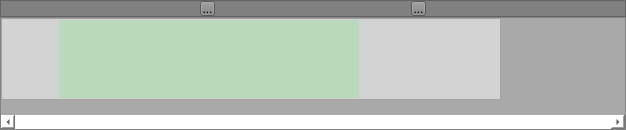
<?xml version="1.0" encoding="UTF-8"?>
<ui version="4.0">
 <class>AnimTimeline</class>
 <widget class="QWidget" name="AnimTimeline">
  <property name="geometry">
   <rect>
    <x>0</x>
    <y>0</y>
    <width>626</width>
    <height>130</height>
   </rect>
  </property>
  <property name="sizePolicy">
   <sizepolicy hsizetype="Preferred" vsizetype="Maximum">
    <horstretch>0</horstretch>
    <verstretch>0</verstretch>
   </sizepolicy>
  </property>
  <property name="maximumSize">
   <size>
    <width>16777215</width>
    <height>130</height>
   </size>
  </property>
  <property name="sizeIncrement">
   <size>
    <width>0</width>
    <height>0</height>
   </size>
  </property>
  <property name="windowTitle">
   <string>Form</string>
  </property>
  <property name="styleSheet">
   <string notr="true">background: white</string>
  </property>
  <layout class="QVBoxLayout" name="verticalLayout">
   <property name="spacing">
    <number>0</number>
   </property>
   <property name="leftMargin">
    <number>0</number>
   </property>
   <property name="topMargin">
    <number>0</number>
   </property>
   <property name="rightMargin">
    <number>0</number>
   </property>
   <property name="bottomMargin">
    <number>0</number>
   </property>
   <item>
    <widget class="QFrame" name="frame_buttons">
     <property name="sizePolicy">
      <sizepolicy hsizetype="Preferred" vsizetype="Fixed">
       <horstretch>0</horstretch>
       <verstretch>0</verstretch>
      </sizepolicy>
     </property>
     <property name="minimumSize">
      <size>
       <width>0</width>
       <height>15</height>
      </size>
     </property>
     <property name="styleSheet">
      <string notr="true">background: gray</string>
     </property>
     <property name="frameShape">
      <enum>QFrame::StyledPanel</enum>
     </property>
     <property name="frameShadow">
      <enum>QFrame::Raised</enum>
     </property>
     <layout class="QHBoxLayout" name="horizontalLayout">
      <property name="topMargin">
       <number>0</number>
      </property>
      <property name="bottomMargin">
       <number>0</number>
      </property>
      <item>
       <widget class="QToolButton" name="toolButton_5">
        <property name="sizePolicy">
         <sizepolicy hsizetype="Fixed" vsizetype="Fixed">
          <horstretch>0</horstretch>
          <verstretch>0</verstretch>
         </sizepolicy>
        </property>
        <property name="minimumSize">
         <size>
          <width>0</width>
          <height>0</height>
         </size>
        </property>
        <property name="maximumSize">
         <size>
          <width>15</width>
          <height>15</height>
         </size>
        </property>
        <property name="text">
         <string>...</string>
        </property>
        <property name="iconSize">
         <size>
          <width>10</width>
          <height>10</height>
         </size>
        </property>
       </widget>
      </item>
      <item>
       <widget class="QToolButton" name="toolButton">
        <property name="sizePolicy">
         <sizepolicy hsizetype="Fixed" vsizetype="Fixed">
          <horstretch>0</horstretch>
          <verstretch>0</verstretch>
         </sizepolicy>
        </property>
        <property name="minimumSize">
         <size>
          <width>10</width>
          <height>10</height>
         </size>
        </property>
        <property name="maximumSize">
         <size>
          <width>15</width>
          <height>15</height>
         </size>
        </property>
        <property name="text">
         <string>...</string>
        </property>
        <property name="iconSize">
         <size>
          <width>10</width>
          <height>10</height>
         </size>
        </property>
       </widget>
      </item>
     </layout>
    </widget>
   </item>
   <item>
    <widget class="QScrollAreaRuler" name="scrollArea">
     <property name="sizePolicy">
      <sizepolicy hsizetype="Expanding" vsizetype="Expanding">
       <horstretch>0</horstretch>
       <verstretch>0</verstretch>
      </sizepolicy>
     </property>
     <property name="tabletTracking">
      <bool>false</bool>
     </property>
     <property name="styleSheet">
      <string notr="true">background: darkgray</string>
     </property>
     <property name="frameShape">
      <enum>QFrame::StyledPanel</enum>
     </property>
     <property name="frameShadow">
      <enum>QFrame::Sunken</enum>
     </property>
     <property name="horizontalScrollBarPolicy">
      <enum>Qt::ScrollBarAlwaysOn</enum>
     </property>
     <property name="widgetResizable">
      <bool>true</bool>
     </property>
     <widget class="QWidgetRuler" name="scrollAreaWidgetContents">
      <property name="geometry">
       <rect>
        <x>0</x>
        <y>0</y>
        <width>500</width>
        <height>98</height>
       </rect>
      </property>
      <property name="sizePolicy">
       <sizepolicy hsizetype="Fixed" vsizetype="Preferred">
        <horstretch>0</horstretch>
        <verstretch>0</verstretch>
       </sizepolicy>
      </property>
      <property name="minimumSize">
       <size>
        <width>500</width>
        <height>0</height>
       </size>
      </property>
      <property name="maximumSize">
       <size>
        <width>16777215</width>
        <height>16777215</height>
       </size>
      </property>
      <property name="sizeIncrement">
       <size>
        <width>0</width>
        <height>0</height>
       </size>
      </property>
      <property name="baseSize">
       <size>
        <width>0</width>
        <height>0</height>
       </size>
      </property>
      <layout class="QVBoxLayout" name="verticalLayout_3">
       <property name="spacing">
        <number>0</number>
       </property>
       <property name="leftMargin">
        <number>0</number>
       </property>
       <property name="topMargin">
        <number>0</number>
       </property>
       <property name="rightMargin">
        <number>0</number>
       </property>
       <property name="bottomMargin">
        <number>0</number>
       </property>
       <item>
        <widget class="QFrameSelector" name="frame_selector">
         <property name="sizePolicy">
          <sizepolicy hsizetype="Preferred" vsizetype="Preferred">
           <horstretch>0</horstretch>
           <verstretch>0</verstretch>
          </sizepolicy>
         </property>
         <property name="minimumSize">
          <size>
           <width>0</width>
           <height>0</height>
          </size>
         </property>
         <property name="maximumSize">
          <size>
           <width>16777215</width>
           <height>16777215</height>
          </size>
         </property>
         <property name="baseSize">
          <size>
           <width>0</width>
           <height>0</height>
          </size>
         </property>
         <property name="styleSheet">
          <string notr="true">background: lightgray;</string>
         </property>
         <property name="frameShape">
          <enum>QFrame::StyledPanel</enum>
         </property>
         <property name="frameShadow">
          <enum>QFrame::Raised</enum>
         </property>
         <layout class="QHBoxLayout" name="horizontalLayout_2">
          <property name="spacing">
           <number>0</number>
          </property>
          <property name="leftMargin">
           <number>0</number>
          </property>
          <property name="topMargin">
           <number>1</number>
          </property>
          <property name="rightMargin">
           <number>1</number>
          </property>
          <property name="bottomMargin">
           <number>1</number>
          </property>
          <item>
           <widget class="QFrame" name="frame_spacer">
            <property name="sizePolicy">
             <sizepolicy hsizetype="Minimum" vsizetype="Preferred">
              <horstretch>0</horstretch>
              <verstretch>0</verstretch>
             </sizepolicy>
            </property>
            <property name="minimumSize">
             <size>
              <width>50</width>
              <height>0</height>
             </size>
            </property>
            <property name="styleSheet">
             <string notr="true">background-color: transparent;
</string>
            </property>
            <property name="frameShape">
             <enum>QFrame::StyledPanel</enum>
            </property>
            <property name="frameShadow">
             <enum>QFrame::Raised</enum>
            </property>
           </widget>
          </item>
          <item>
           <widget class="QLabelSlider" name="label_leftSlider">
            <property name="sizePolicy">
             <sizepolicy hsizetype="Fixed" vsizetype="Fixed">
              <horstretch>0</horstretch>
              <verstretch>0</verstretch>
             </sizepolicy>
            </property>
            <property name="minimumSize">
             <size>
              <width>0</width>
              <height>50</height>
             </size>
            </property>
            <property name="cursor">
             <cursorShape>SizeHorCursor</cursorShape>
            </property>
            <property name="text">
             <string/>
            </property>
            <property name="pixmap">
             <pixmap resource="timeline.qrc">:/images/leftSlider.png</pixmap>
            </property>
           </widget>
          </item>
          <item>
           <widget class="QFrame" name="frame_playZone">
            <property name="sizePolicy">
             <sizepolicy hsizetype="Fixed" vsizetype="Preferred">
              <horstretch>0</horstretch>
              <verstretch>0</verstretch>
             </sizepolicy>
            </property>
            <property name="minimumSize">
             <size>
              <width>300</width>
              <height>0</height>
             </size>
            </property>
            <property name="styleSheet">
             <string notr="true">background-color: qlineargradient(spread:pad, x1: 0 y1: 0, x2: 0 y2: 1, stop:0 rgba(0,255, 0, 30), stop:1 rgba(0, 255, 0, 30));
border: 0px;</string>
            </property>
            <property name="frameShape">
             <enum>QFrame::StyledPanel</enum>
            </property>
            <property name="frameShadow">
             <enum>QFrame::Raised</enum>
            </property>
            <property name="lineWidth">
             <number>1</number>
            </property>
           </widget>
          </item>
          <item>
           <widget class="QLabelSlider" name="label_rightSlider">
            <property name="sizePolicy">
             <sizepolicy hsizetype="Fixed" vsizetype="Fixed">
              <horstretch>0</horstretch>
              <verstretch>0</verstretch>
             </sizepolicy>
            </property>
            <property name="minimumSize">
             <size>
              <width>0</width>
              <height>50</height>
             </size>
            </property>
            <property name="cursor">
             <cursorShape>SizeHorCursor</cursorShape>
            </property>
            <property name="text">
             <string/>
            </property>
            <property name="pixmap">
             <pixmap resource="timeline.qrc">:/images/rightSlider.png</pixmap>
            </property>
           </widget>
          </item>
          <item>
           <spacer name="horizontalSpacer_2">
            <property name="orientation">
             <enum>Qt::Horizontal</enum>
            </property>
            <property name="sizeType">
             <enum>QSizePolicy::MinimumExpanding</enum>
            </property>
            <property name="sizeHint" stdset="0">
             <size>
              <width>20</width>
              <height>20</height>
             </size>
            </property>
           </spacer>
          </item>
         </layout>
        </widget>
       </item>
       <item>
        <widget class="QFrameTimescale" name="frame_timescale">
         <property name="sizePolicy">
          <sizepolicy hsizetype="Preferred" vsizetype="Fixed">
           <horstretch>0</horstretch>
           <verstretch>0</verstretch>
          </sizepolicy>
         </property>
         <property name="minimumSize">
          <size>
           <width>0</width>
           <height>15</height>
          </size>
         </property>
         <property name="maximumSize">
          <size>
           <width>16777215</width>
           <height>15</height>
          </size>
         </property>
         <property name="frameShape">
          <enum>QFrame::NoFrame</enum>
         </property>
         <property name="frameShadow">
          <enum>QFrame::Raised</enum>
         </property>
        </widget>
       </item>
      </layout>
     </widget>
    </widget>
   </item>
  </layout>
 </widget>
 <customwidgets>
  <customwidget>
   <class>QFrameSelector</class>
   <extends>QFrame</extends>
   <header>qframeselector.h</header>
   <container>1</container>
   <slots>
    <signal>updatePlayZone(int)</signal>
    <slot>onSlideLeftSlider(int)</slot>
    <slot>onSlideRightSlider(int)</slot>
    <slot>onSlideRelease()</slot>
   </slots>
  </customwidget>
  <customwidget>
   <class>QWidgetRuler</class>
   <extends>QWidget</extends>
   <header>qwidgetruler.h</header>
   <container>1</container>
  </customwidget>
  <customwidget>
   <class>QScrollAreaRuler</class>
   <extends>QScrollArea</extends>
   <header>qscrollarearuler.h</header>
   <container>1</container>
  </customwidget>
  <customwidget>
   <class>QFrameTimescale</class>
   <extends>QFrame</extends>
   <header>qframetimescale.h</header>
   <container>1</container>
  </customwidget>
  <customwidget>
   <class>QLabelSlider</class>
   <extends>QLabel</extends>
   <header>qlabelslider.h</header>
   <slots>
    <signal>slide(int)</signal>
    <signal>slideRelease()</signal>
   </slots>
  </customwidget>
 </customwidgets>
 <resources>
  <include location="timeline.qrc"/>
 </resources>
 <connections>
  <connection>
   <sender>label_leftSlider</sender>
   <signal>slide(int)</signal>
   <receiver>frame_selector</receiver>
   <slot>onSlideLeftSlider(int)</slot>
   <hints>
    <hint type="sourcelabel">
     <x>61</x>
     <y>62</y>
    </hint>
    <hint type="destinationlabel">
     <x>38</x>
     <y>90</y>
    </hint>
   </hints>
  </connection>
  <connection>
   <sender>label_rightSlider</sender>
   <signal>slide(int)</signal>
   <receiver>frame_selector</receiver>
   <slot>onSlideRightSlider(int)</slot>
   <hints>
    <hint type="sourcelabel">
     <x>367</x>
     <y>81</y>
    </hint>
    <hint type="destinationlabel">
     <x>389</x>
     <y>77</y>
    </hint>
   </hints>
  </connection>
  <connection>
   <sender>label_leftSlider</sender>
   <signal>slideRelease()</signal>
   <receiver>frame_selector</receiver>
   <slot>onSlideRelease()</slot>
   <hints>
    <hint type="sourcelabel">
     <x>52</x>
     <y>21</y>
    </hint>
    <hint type="destinationlabel">
     <x>12</x>
     <y>18</y>
    </hint>
   </hints>
  </connection>
  <connection>
   <sender>label_rightSlider</sender>
   <signal>slideRelease()</signal>
   <receiver>frame_selector</receiver>
   <slot>onSlideRelease()</slot>
   <hints>
    <hint type="sourcelabel">
     <x>363</x>
     <y>32</y>
    </hint>
    <hint type="destinationlabel">
     <x>407</x>
     <y>25</y>
    </hint>
   </hints>
  </connection>
 </connections>
</ui>
